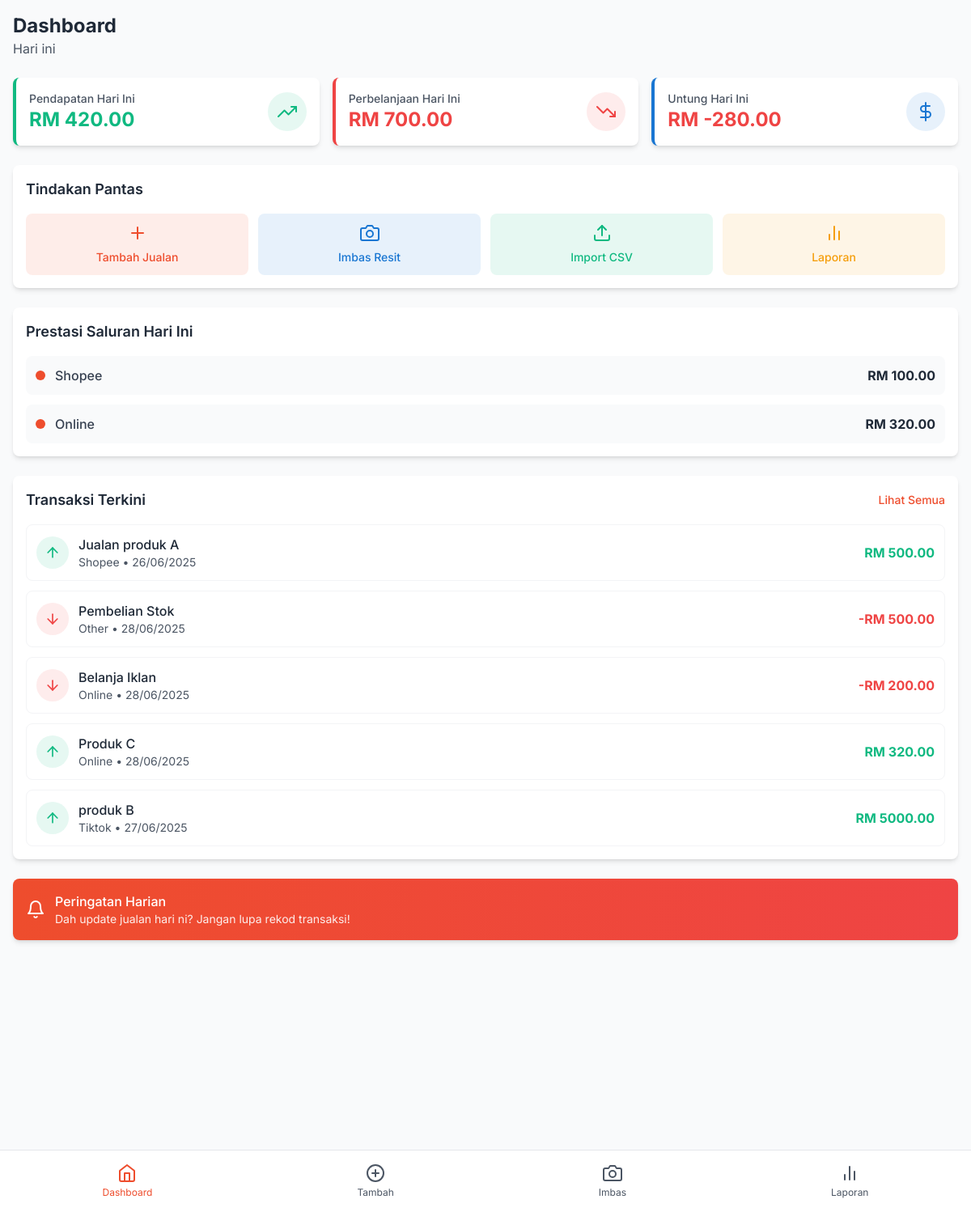
The page / on the database its author committed.
### models.py (models this page shows, shortened)
class Transaction(db.Model):
    id = db.Column(db.Integer, primary_key=True)
    type = db.Column(db.String(20), nullable=False)  # 'income' or 'expense'
    amount = db.Column(db.Float, nullable=False)
    description = db.Column(db.String(200), nullable=False)
    channel = db.Column(db.String(50), nullable=False)  # 'shopee', 'tiktok', 'walkin', 'agent'
    category = db.Column(db.String(100))
    date = db.Column(db.DateTime, nullable=False, default=datetime.utcnow)
    receipt_image = db.Column(db.String(200))  # Path to uploaded receipt image
    created_at = db.Column(db.DateTime, default=datetime.utcnow)

### views.py (the view)
@app.route('/')
def index():
    today = datetime.now().date()
    today_transactions = Transaction.query.filter(
        db.func.date(Transaction.date) == today
    ).all()
    today_income = sum(t.amount for t in today_transactions if t.type == 'income')
    today_expenses = sum(t.amount for t in today_transactions if t.type == 'expense')
    today_profit = today_income - today_expenses
    recent_transactions = Transaction.query.order_by(Transaction.created_at.desc()).limit(5).all()
    channel_stats = {}
    for transaction in today_transactions:
        if transaction.type == 'income':
            if transaction.channel not in channel_stats:
                channel_stats[transaction.channel] = 0
            channel_stats[transaction.channel] += transaction.amount
    return render_template('index.html',
                         today_income=today_income,
                         today_expenses=today_expenses,
                         today_profit=today_profit,
                         recent_transactions=recent_transactions,
                         channel_stats=channel_stats)

### templates/index.html (shortened to what this page needs)
{% extends "base.html" %}
{% block content %}
<div class="p-4">
    <div class="mb-6">
        <h1 class="text-2xl font-bold text-gray-800">Dashboard</h1>
        <p class="text-gray-600">{{ moment().format('dddd, D MMMM YYYY') if moment else 'Hari ini' }}</p>
    </div>
    <div class="grid grid-cols-1 md:grid-cols-3 gap-4 mb-6">
        <div class="bg-white rounded-lg shadow-md p-4 border-l-4 border-success-green">
            <div class="flex items-center justify-between">
                <div>
                    <p class="text-sm font-medium text-gray-600">Pendapatan Hari Ini</p>
                    <p class="text-2xl font-bold text-success-green">RM {{ "%.2f"|format(today_income) }}</p>
                </div>
                <div class="p-3 rounded-full bg-success-green bg-opacity-10">
                    <i data-feather="trending-up" class="w-6 h-6 text-success-green"></i>
                </div>
            </div>
        </div>
        <div class="bg-white rounded-lg shadow-md p-4 border-l-4 border-error-red">
            <div class="flex items-center justify-between">
                <div>
                    <p class="text-sm font-medium text-gray-600">Perbelanjaan Hari Ini</p>
                    <p class="text-2xl font-bold text-error-red">RM {{ "%.2f"|format(today_expenses) }}</p>
                </div>
                <div class="p-3 rounded-full bg-error-red bg-opacity-10">
                    <i data-feather="trending-down" class="w-6 h-6 text-error-red"></i>
                </div>
            </div>
        </div>
        <div class="bg-white rounded-lg shadow-md p-4 border-l-4 border-shopee-blue">
            <div class="flex items-center justify-between">
                <div>
                    <p class="text-sm font-medium text-gray-600">Untung Hari Ini</p>
                    <p class="text-2xl font-bold {% if today_profit >= 0 %}text-success-green{% else %}text-error-red{% endif %}">RM {{ "%.2f"|format(today_profit) }}</p>
                </div>
                <div class="p-3 rounded-full bg-shopee-blue bg-opacity-10">
                    <i data-feather="dollar-sign" class="w-6 h-6 text-shopee-blue"></i>
                </div>
            </div>
        </div>
    </div>
    <div class="bg-white rounded-lg shadow-md p-4 mb-6">
        <h2 class="text-lg font-semibold text-gray-800 mb-4">Tindakan Pantas</h2>
        <div class="grid grid-cols-2 md:grid-cols-4 gap-3">
            <a href="{{ url_for('add_transaction') }}" class="flex flex-col items-center p-3 bg-shopee-orange bg-opacity-10 rounded-lg hover:bg-opacity-20 transition-colors">
                <i data-feather="plus" class="w-6 h-6 text-shopee-orange mb-2"></i>
                <span class="text-sm font-medium text-shopee-orange">Tambah Jualan</span>
            </a>
            <a href="{{ url_for('scan_receipt') }}" class="flex flex-col items-center p-3 bg-shopee-blue bg-opacity-10 rounded-lg hover:bg-opacity-20 transition-colors">
                <i data-feather="camera" class="w-6 h-6 text-shopee-blue mb-2"></i>
                <span class="text-sm font-medium text-shopee-blue">Imbas Resit</span>
            </a>
            <button onclick="showCSVUpload()" class="flex flex-col items-center p-3 bg-success-green bg-opacity-10 rounded-lg hover:bg-opacity-20 transition-colors">
                <i data-feather="upload" class="w-6 h-6 text-success-green mb-2"></i>
                <span class="text-sm font-medium text-success-green">Import CSV</span>
            </button>
            <a href="{{ url_for('reports') }}" class="flex flex-col items-center p-3 bg-warning-yellow bg-opacity-10 rounded-lg hover:bg-opacity-20 transition-colors">
                <i data-feather="bar-chart-2" class="w-6 h-6 text-warning-yellow mb-2"></i>
                <span class="text-sm font-medium text-warning-yellow">Laporan</span>
            </a>
        </div>
    </div>
    {% if channel_stats %}
    <div class="bg-white rounded-lg shadow-md p-4 mb-6">
        <h2 class="text-lg font-semibold text-gray-800 mb-4">Prestasi Saluran Hari Ini</h2>
        <div class="space-y-3">
            {% for channel, amount in channel_stats.items() %}
            <div class="flex items-center justify-between p-3 bg-gray-50 rounded-lg">
                <div class="flex items-center">
                    <div class="w-3 h-3 rounded-full bg-shopee-orange mr-3"></div>
                    <span class="font-medium text-gray-700">{{ channel.title() }}</span>
                </div>
                <span class="font-bold text-gray-800">RM {{ "%.2f"|format(amount) }}</span>
            </div>
            {% endfor %}
        </div>
    </div>
    {% endif %}
    <div class="bg-white rounded-lg shadow-md p-4">
        <div class="flex items-center justify-between mb-4">
            <h2 class="text-lg font-semibold text-gray-800">Transaksi Terkini</h2>
            <a href="{{ url_for('reports') }}" class="text-shopee-orange text-sm font-medium">Lihat Semua</a>
        </div>
        {% if recent_transactions %}
        <div class="space-y-3">
            {% for transaction in recent_transactions %}
            <div class="flex items-center justify-between p-3 border border-gray-100 rounded-lg">
                <div class="flex items-center">
                    <div class="w-10 h-10 rounded-full flex items-center justify-center {% if transaction.type == 'income' %}bg-success-green bg-opacity-10{% else %}bg-error-red bg-opacity-10{% endif %} mr-3">
                        <i data-feather="{% if transaction.type == 'income' %}arrow-up{% else %}arrow-down{% endif %}" class="w-5 h-5 {% if transaction.type == 'income' %}text-success-green{% else %}text-error-red{% endif %}"></i>
                    </div>
                    <div>
                        <p class="font-medium text-gray-800">{{ transaction.description }}</p>
                        <p class="text-sm text-gray-600">{{ transaction.channel.title() }} • {{ transaction.date.strftime('%d/%m/%Y') }}</p>
                    </div>
                </div>
                <div class="text-right">
                    <p class="font-bold {% if transaction.type == 'income' %}text-success-green{% else %}text-error-red{% endif %}">
                        {% if transaction.type == 'expense' %}-{% endif %}RM {{ "%.2f"|format(transaction.amount) }}
                    </p>
                </div>
            </div>
            {% endfor %}
        </div>
        {% else %}
        <div class="text-center py-8">
            <i data-feather="inbox" class="w-12 h-12 text-gray-400 mx-auto mb-3"></i>
            <p class="text-gray-600">Tiada transaksi lagi</p>
            <p class="text-sm text-gray-500">Mula rekod jualan dan perbelanjaan anda</p>
        </div>
        {% endif %}
    </div>
    <div class="bg-gradient-to-r from-shopee-orange to-red-500 rounded-lg shadow-md p-4 mt-6 text-white">
        <div class="flex items-center">
            <i data-feather="bell" class="w-6 h-6 mr-3"></i>
            <div>
                <p class="font-medium">Peringatan Harian</p>
                <p class="text-sm opacity-90">Dah update jualan hari ni? Jangan lupa rekod transaksi!</p>
            </div>
        </div>
    </div>
</div>
{% endblock %}

### static/css/style.css (style rules this page uses)
body { font-family: 'Inter', sans-serif; background-color: #f9fafb; }

### rows shown on the page
Transaction: title "Shopee", amount "100.00"
Transaction: title "Online", amount "320.00"
Transaction: amount "500.00"
Transaction: amount "500.00"
Transaction: amount "200.00"
Transaction: amount "5000.00"

### other values the page prints
{{ moment().format('dddd, D MMMM YYYY') if moment else 'Hari ini' }} "Hari ini"
{{ "%.2f"|format(today_income) }} "420.00"
{{ "%.2f"|format(today_expenses) }} "700.00"
{{ "%.2f"|format(today_profit) }} "-280.00"
